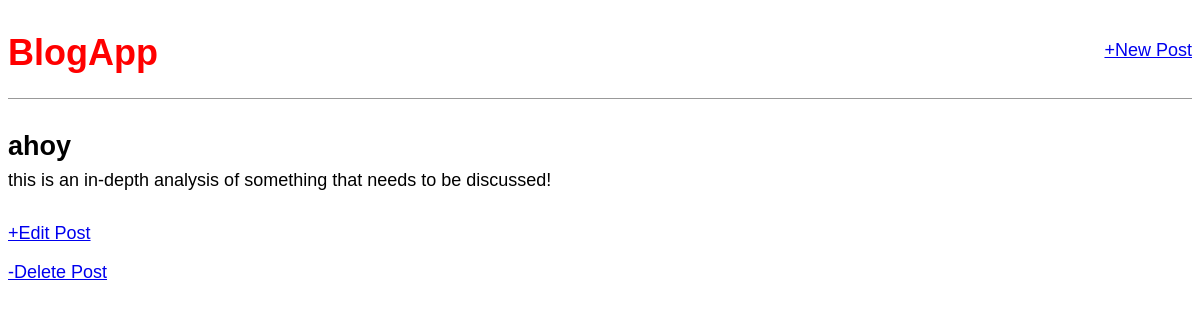
The app's page /post/1/ with its own data.
### blog/models.py (models this page shows, shortened)
class Post(models.Model):
    title = models.CharField(max_length=200)
    author = models.ForeignKey('auth.User',on_delete=models.CASCADE,)
    body = models.TextField()

### blog/views.py (the view)
# urls.py: path('post/<int:pk>/',BlogDetailView.as_view(),name='post_detail'), # new
class BlogDetailView(DeleteView):
    model=Post
    template_name='post_detail.html'

### blog/templates/post_detail.html
{% extends 'base.html' %}
{% block content %}
<div class="post-entry">
    <h2>{{ post.title }}</h2>
    <p>{{ post.body }}</p>
</div>
<p><a href="{% url 'post_edit' post.pk %}">+Edit Post</a></p>
<p><a href="{% url 'post_delete' post.pk %}">-Delete Post</a></p>
{% endblock content %}

### static/css/base.css (style rules this page uses)
body { font-family: 'Source Sans Pro', sans-serif; font-size: 18px; }
.post-entry { margin-bottom: 2rem; }
.post-entry h2 { margin: 0.5rem 0; }
.post-entry p { margin: 0; font-weight: 400; }

### records on screen
Post: title "ahoy", body "this is an in-depth analysis of something that needs to be discussed!"
